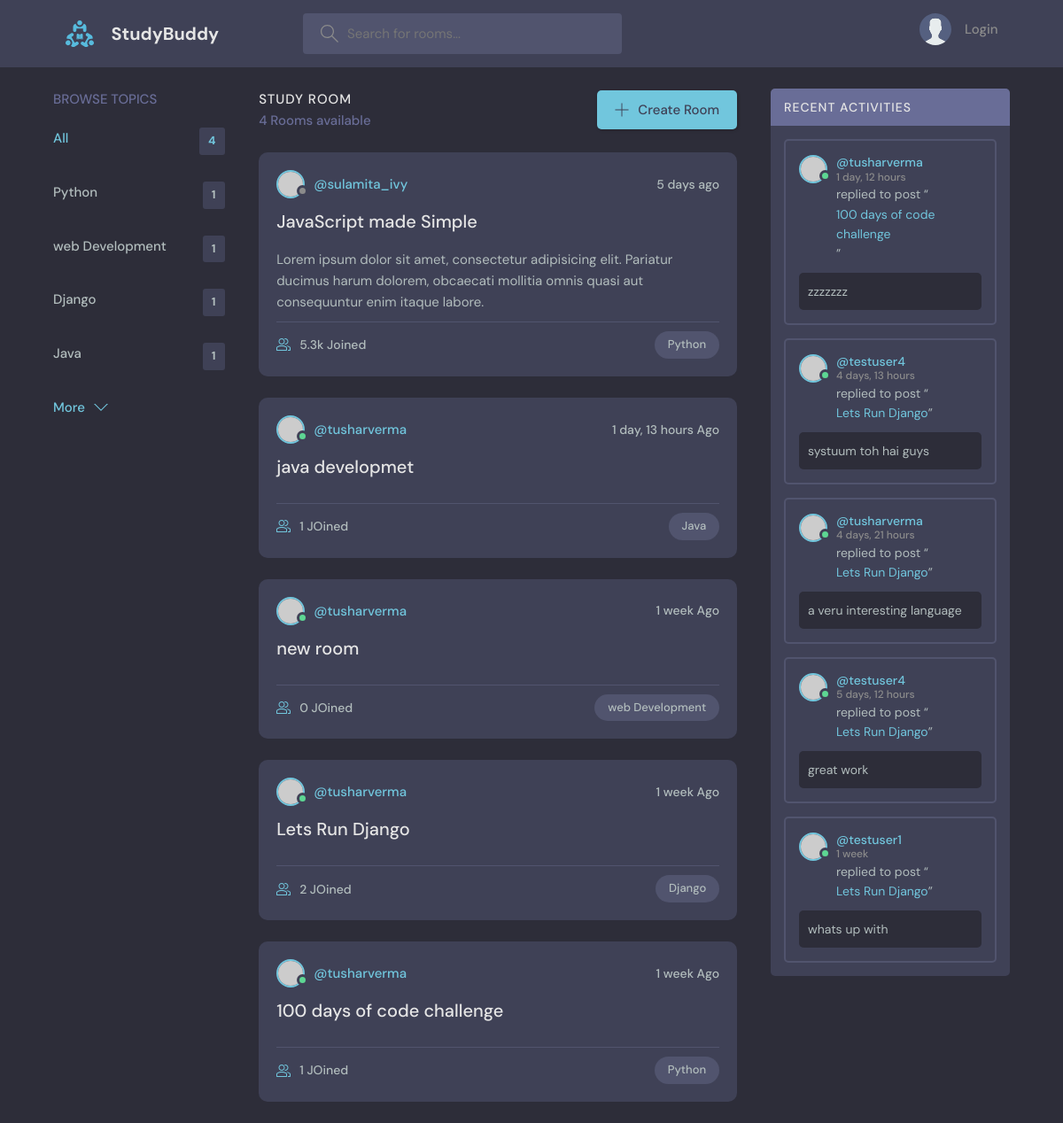
The page / on the database its author committed.
### base/models.py (models this page shows, shortened)
class Topic(models.Model):
    name = models.CharField(max_length=200)

class Room(models.Model):
    host = models.ForeignKey(User, on_delete=models.SET_NULL, null=True)
    topic =  models.ForeignKey(Topic, on_delete=models.SET_NULL, null=True)
    name = models.CharField(max_length=200)
    description = models.TextField(null=True, blank= True)
    participants = models.ManyToManyField(User, related_name='participants', blank=True)
    updated = models.DateTimeField(auto_now=True)
    created = models.DateTimeField(auto_now_add=True)
    class Meta:
        ordering = ["-updated", '-created']
    def __str__(self):
        return self.name

class Message(models.Model):
    user = models.ForeignKey(User, on_delete=models.CASCADE)
    room = models.ForeignKey(Room, on_delete=models.CASCADE)
    body = models.TextField()
    updated = models.DateTimeField(auto_now=True)
    created = models.DateTimeField(auto_now_add=True)
    class Meta:
        ordering = ["-updated", '-created']

### base/views.py (the view)
# urls.py: 2. Add a URL to urlpatterns:  path('', views.home, name='home')
def home(request):
    q = request.GET.get('q') if request.GET.get('q') != None else ''
    rooms = Room.objects.filter(Q(topic__name__icontains=q)  |
                                Q(name__icontains=q) |
                                Q(description__icontains=q)
                                )
    topics = Topic.objects.all()
    room_count = rooms.count()
    room_messages = Message.objects.filter(Q(room__topic__name__icontains=q))
    context = {'rooms': rooms, 'topics':topics, 'room_count': room_count, 'room_messages': room_messages}
    return render(request, 'home.html', context)

### templates/home.html (shortened to what this page needs)
 {% extends 'main.html' %}
 {% block content %}
    <main class="layout layout--3">
      <div class="container">
        {% include 'topics_component.html' %}
        <div class="roomList">
          <div class="roomList__header">
            <div>
              <h2>Study Room</h2>
              <p>{{room_count}} Rooms available</p>
            </div>
            <a class="btn btn--main" href="{% url 'create-room' %}">
              <svg version="1.1" xmlns="http://www.w3.org/2000/svg" width="32" height="32" viewBox="0 0 32 32">
                <title>add</title>
                <path
                  d="M16.943 0.943h-1.885v14.115h-14.115v1.885h14.115v14.115h1.885v-14.115h14.115v-1.885h-14.115v-14.115z"
                ></path>
              </svg>
              Create Room
            </a>
          </div>
          <div class="roomListRoom">
            <div class="roomListRoom__header">
              <a href="profile.html" class="roomListRoom__author">
                <div class="avatar avatar--small">
                  <img src="https://randomuser.me/api/portraits/women/11.jpg" />
                </div>
                <span>@sulamita_ivy</span>
              </a>
              <div class="roomListRoom__actions">
                <span>5 days ago</span>
              </div>
            </div>
            <div class="roomListRoom__content">
              <a href="room.html">JavaScript made Simple</a>
              <p>
                Lorem ipsum dolor sit amet, consectetur adipisicing elit. Pariatur ducimus harum dolorem, obcaecati
                mollitia omnis quasi aut consequuntur enim itaque labore.
              </p>
            </div>
            <div class="roomListRoom__meta">
              <a href="room.html" class="roomListRoom__joined">
                5.3k Joined
              </a>
              <p class="roomListRoom__topic">Python</p>
            </div>
          </div>
          {% include 'feed_component.html' %}
        </div>
        {% include 'activity_component.html' %}
      </div>
    </main>
   {% endblock %}

### templates/topics_component.html
<div class="topics">
    <div class="topics__header">
      <h2>Browse Topics</h2>
    </div>
    <ul class="topics__list">
      <li>
        <a href="{% url 'home' %}" class="active">All <span>{{topics.count}}</span></a>
      </li>
      {% for topic in topics %}
      <li>
        <a href="{% url 'home' %}?q={{topic.name}}">{{topic.name}}<span>{{topic.room_set.all.count}}</span></a>
      </li>
      {% endfor %}
    </ul>
    <a class="btn btn--link" href="topics.html">
      More
      <svg version="1.1" xmlns="http://www.w3.org/2000/svg" width="32" height="32" viewBox="0 0 32 32">
        <title>chevron-down</title>
        <path d="M16 21l-13-13h-3l16 16 16-16h-3l-13 13z"></path>
      </svg>
    </a>
  </div>

### templates/feed_component.html (shortened to what this page needs)
{% for room in rooms %}
<div class="roomListRoom">
    <div class="roomListRoom__header">
      <a href="{% url 'user-profile' room.host.id %}" class="roomListRoom__author">
        <div class="avatar avatar--small active">
          <img src="https://randomuser.me/api/portraits/men/11.jpg" />
        </div>
        <span>@{{room.host.username}}</span>
      </a>
      <div class="roomListRoom__actions">
        <span>{{room.created|timesince}} Ago </span>
      </div>
    </div>
    <div class="roomListRoom__content">
      <a href="{% url 'room' room.id %}">{{room.name}}</a>
    </div>
    <div class="roomListRoom__meta">
      <a  href="{% url 'room' room.id %}" class="roomListRoom__joined">
        {{room.participants.all.count}} JOined
      </a>
      <p class="roomListRoom__topic">{{room.topic.name}}</p>
    </div>
  </div>
    {% endfor %}

### templates/activity_component.html (shortened to what this page needs)
<div class="activities">
    <div class="activities__header">
      <h2>Recent Activities</h2>
    </div>
    {% for message in room_messages %}
    <div class="activities__box">
      <div class="activities__boxHeader roomListRoom__header">
        <a href="{% url 'user-profile' message.user.id %}" class="roomListRoom__author">
          <div class="avatar avatar--small active">
            <img src="https://randomuser.me/api/portraits/men/13.jpg" />
          </div>
          <p>
            @{{message.user}}
            <span>{{message.created|timesince}}</span>
          </p>
        </a>
      </div>
      <div class="activities__boxContent">
        <p>replied to post “<a href="{% url 'room' message.room.id %}">{{message.room}}</a>”</p>
        <div class="activities__boxRoomContent">
          {{message.body}}
        </div>
      </div>
    </div>
    {% endfor %}
  </div>

### rows shown on the page
Topic: name "Python", room_set.all.count "1"
Topic: name "web Development", room_set.all.count "1"
Topic: name "Django", room_set.all.count "1"
Topic: name "Java", room_set.all.count "1"
Room: host.username "tusharverma", created "1 day, 13 hours", name "java developmet", participants.all.count "1", topic.name "Java"
Room: host.username "tusharverma", created "1 week", name "new room", participants.all.count "0", topic.name "web Development"
Room: host.username "tusharverma", created "1 week", name "Lets Run Django", participants.all.count "2", topic.name "Django"
Room: host.username "tusharverma", created "1 week", name "100 days of code challenge", participants.all.count "1", topic.name "Python"
Message: user "tusharverma", created "1 day, 12 hours", room "100 days of code challenge", body "zzzzzzz"
Message: user "testuser4", created "4 days, 13 hours", room "Lets Run Django", body "systuum toh hai guys"
Message: user "tusharverma", created "4 days, 21 hours", room "Lets Run Django", body "a veru interesting language"
Message: user "testuser4", created "5 days, 12 hours", room "Lets Run Django", body "great work"
Message: user "testuser1", created "1 week", room "Lets Run Django", body "whats up with"

### other values the page prints
{{ topics.count }} "4"
{{ room_count }} "4"
